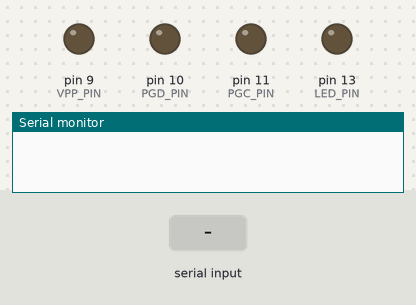
This sketch was run on a simulated Arduino Uno, built with avr-gcc and run on an emulated ATmega328P. Parts: output pins drawn as LEDs (lit = HIGH), the last lines printed to the serial monitor. The test bench sets the inputs (shaded band).

Above: at 1.2 s.
1.3 s: "E\n" received over Serial
At 2.2 s:
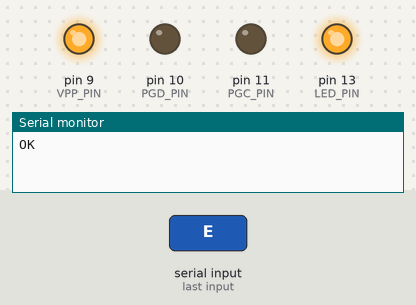
2.9 s: "I\n" received over Serial
At 3.9 s:
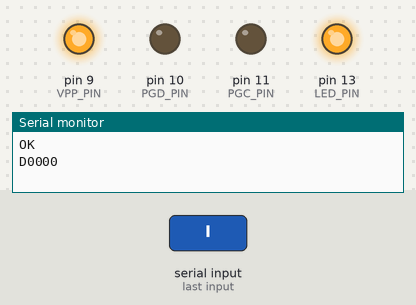
Timing chart, 0 to 5.9 s (numbered marks = the images above; inputs shaded):
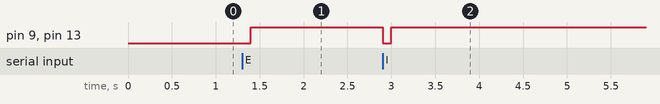

The sketch:

pic16f72_icsp.ino
```cpp
/*
 * PIC16F72 high-voltage ICSP programmer engine
 * Port of Tahmid Mahbub's proven prog72.py (RP2040) to Arduino Uno/Nano.
 *   https://github.com/SyedTahmidMahbub/q-dpico_picprog72
 * Algorithm per Microchip DS39588A (PIC16F72 Flash Programming Specification).
 *
 * ---------------------------------------------------------------------------
 * WIRING (PIC16F72 PDIP-28) — SOIC pins in brackets
 *
 *   VPP switch (Q1 NPN pre-driver + Q2 PNP high-side):
 *     D9 --1k-- Q1 base (NPN: BC547/2N2222)  10k from Q1 base to GND
 *     Q1 emitter -- GND                      Q1 collector --4.7k-- Q2 base
 *     Q2 (PNP: BC557/2N3906) emitter -- boost +13V
 *     10k between Q2 base and emitter
 *     Q2 collector --100R-- PIC pin 1 (MCLR/VPP)
 *     10k from PIC pin 1 to GND (MCLR pulldown when VPP is off)
 *       D9 HIGH = VPP on  (~13V on MCLR)
 *       D9 LOW  = VPP off (MCLR at GND, device held in reset)
 *     A single PNP cannot be switched directly from D9: with its emitter
 *     at 13V, a 0/5V pin can never pull the base up high enough to turn
 *     it off. Q1 does the level shifting. (The original prog72.py hardware
 *     used a PC817 optocoupler for the same reason. PC817 works here too,
 *     same polarity: D9--330R--LED side, collector to +13V, emitter to
 *     MCLR, 10k MCLR to GND.)
 *
 *   Arduino D10 -- PIC pin 28 RB7/PGD  [SOIC 25]
 *   Arduino D11 -- PIC pin 27 RB6/PGC  [SOIC 24]
 *   Arduino 5V  -- PIC pin 20 VDD      MUST measure 4.75-5.25V at the pin
 *   Arduino GND -- PIC pin 8 + pin 19 (VSS), and boost converter GND
 *
 *   Boost converter: input from Arduino 5V, output set to 13.2V
 *   (the prog72.py target; spec window at MCLR is 12.75-13.25V — the
 *   100R and 10k eat ~0.3V). Set and verify with a meter BEFORE
 *   connecting MCLR. If VDD at pin 20 sags below 4.75V on USB power,
 *   power the Arduino from VIN (7-9V) instead.
 *
 * ---------------------------------------------------------------------------
 * SERIAL PROTOCOL — 115200 baud, 8N1, ASCII commands terminated by '\n'
 *   ?        -> P72        handshake
 *   E        -> OK         enter programming mode (PC resets to 0x0000)
 *   X        -> OK         exit programming mode (VPP off)
 *   I        -> Dxxxx      read device-ID word at 0x2006 (4 hex digits)
 *   A        -> OK         chip erase (blocks ~30 ms)
 *   C        -> OK         load configuration (PC = 0x2000)
 *   N        -> OK         increment address
 *   Pxxxx    -> OK         program word xxxx at PC, then increment PC
 *   R        -> Dxxxx      read word at PC (no increment)
 *   Gxxxx    -> xxxx...    read xxxx consecutive words from PC (increments)
 *   anything else -> ER
 */

#define VPP_PIN    9
#define PGD_PIN    10
#define PGC_PIN    11
#define LED_PIN    13        // onboard LED lights while VPP is active

// DS39588A Table 2-2 command codes
#define CMD_LOAD_CONFIG 0x00
#define CMD_LOAD_DATA   0x02
#define CMD_READ_DATA   0x04
#define CMD_INC_ADDR    0x06
#define CMD_BEGIN_PROG  0x08
#define CMD_BULK_ERASE  0x09
#define CMD_END_PROG    0x0E

// DS39588A Table 5-1 (all minimums; digitalWrite is far slower, so easily met)
#define TPROG_MS   3         // tprog 1-3 ms (value proven in prog72.py)
#define TERASE_MS  30        // tera 30 ms, self-timed

#define VPP_ON  HIGH         // Q1 NPN pre-driver + Q2 PNP high-side switch
#define VPP_OFF LOW

void setup() {
  Serial.begin(115200);
  Serial.setTimeout(100);

  // Write output levels BEFORE switching to OUTPUT, so D9 comes up in
  // its idle state (LOW = VPP off) with no glitch. While D9 is Hi-Z at
  // boot, R2 (10k, Q1 base to GND) already holds VPP off.
  digitalWrite(VPP_PIN, VPP_OFF);
  digitalWrite(PGD_PIN, LOW);
  digitalWrite(PGC_PIN, LOW);
  digitalWrite(LED_PIN, LOW);
  pinMode(VPP_PIN, OUTPUT);
  pinMode(PGD_PIN, OUTPUT);
  pinMode(PGC_PIN, OUTPUT);
  pinMode(LED_PIN, OUTPUT);
}

// --- low-level ICSP bit-banging -------------------------------------------

void icspCommand(uint8_t cmd) {
  cmd &= 0x3F;
  for (uint8_t i = 0; i < 6; i++) {        // 6 bits, LSB first,
    digitalWrite(PGC_PIN, HIGH);           // latched on falling edge of PGC
    digitalWrite(PGD_PIN, (cmd >> i) & 1);
    delayMicroseconds(1);                  // tset1 >= 100 ns
    digitalWrite(PGC_PIN, LOW);
    delayMicroseconds(1);                  // thld1 >= 100 ns
  }
  delayMicroseconds(2);                    // tdly1 >= 1 us
}

void icspWriteData(uint16_t data) {
  uint16_t x = (data & 0x3FFF) << 1;       // start bit 0, 14 data bits, stop bit 0
  pinMode(PGD_PIN, OUTPUT);
  for (uint8_t i = 0; i < 16; i++) {       // LSB first
    digitalWrite(PGC_PIN, HIGH);
    digitalWrite(PGD_PIN, x & 1);
    delayMicroseconds(1);
    digitalWrite(PGC_PIN, LOW);
    delayMicroseconds(1);
    x >>= 1;
  }
  delayMicroseconds(2);                    // tdly1 >= 1 us
}

uint16_t icspReadData() {
  uint16_t x = 0;
  pinMode(PGD_PIN, INPUT);                 // PIC drives RB7 during the read
  for (uint8_t i = 0; i < 16; i++) {
    digitalWrite(PGC_PIN, HIGH);
    delayMicroseconds(1);                  // tdly3 <= 200 ns until data valid
    digitalWrite(PGC_PIN, LOW);
    uint8_t b = digitalRead(PGD_PIN);
    delayMicroseconds(1);
    x = (x >> 1) | ((uint16_t)b << 15);
  }
  pinMode(PGD_PIN, OUTPUT);
  digitalWrite(PGD_PIN, LOW);
  delayMicroseconds(2);
  return (x >> 1) & 0x3FFF;                // drop stop bit, mask out start bit
}

// --- mid-level operations ---------------------------------------------------

void vppOn()  { digitalWrite(VPP_PIN, VPP_ON);  digitalWrite(LED_PIN, HIGH); }
void vppOff() { digitalWrite(VPP_PIN, VPP_OFF); digitalWrite(LED_PIN, LOW); }

void enterProgMode() {
  // RB6/RB7 must be held low while MCLR rises from VIL to VPP (DS39588A 2.3)
  digitalWrite(PGD_PIN, LOW);
  digitalWrite(PGC_PIN, LOW);
  vppOff();
  delay(100);                  // MCLR discharges to VIL through 10k pulldown
  vppOn();
  delay(10);                   // settle in programming mode; PC = 0x0000
}

void exitProgMode() {
  vppOff();                    // MCLR below VIL: device leaves programming mode
  digitalWrite(PGD_PIN, LOW);
  digitalWrite(PGC_PIN, LOW);
  delay(10);
}

void loadConfig() {            // PC = 0x2000; the data word is discarded
  icspCommand(CMD_LOAD_CONFIG);
  icspWriteData(0);
}

void programWord(uint16_t data) {
  icspCommand(CMD_LOAD_DATA);
  icspWriteData(data);
  icspCommand(CMD_BEGIN_PROG);
  delay(TPROG_MS);
  icspCommand(CMD_END_PROG);
  icspCommand(CMD_INC_ADDR);
}

void chipErase() {
  icspCommand(CMD_BULK_ERASE);
  delay(TERASE_MS);            // self-timed
}

uint16_t readWord() {
  icspCommand(CMD_READ_DATA);
  return icspReadData();
}

uint16_t readDeviceId() {      // mirrors prog72 find_target()
  enterProgMode();
  loadConfig();                // PC = 0x2000
  for (uint8_t i = 0; i < 6; i++) {   // -> 0x2006
    icspCommand(CMD_INC_ADDR);
  }
  return readWord();
}

// --- serial command interpreter ----------------------------------------------

void printHex4(uint16_t v) {
  if (v < 0x1000) Serial.print('0');
  if (v < 0x0100) Serial.print('0');
  if (v < 0x0010) Serial.print('0');
  Serial.print(v, HEX);
}

bool isHexWord(const char *s) {   // exactly 4 hex digits
  if (s[4] != '\0') return false;
  for (uint8_t i = 0; i < 4; i++) {
    char c = s[i];
    bool ok = (c >= '0' && c <= '9') || (c >= 'A' && c <= 'F') || (c >= 'a' && c <= 'f');
    if (!ok) return false;
  }
  return true;
}

void loop() {
  static char buf[8];
  if (!Serial.available()) return;
  memset(buf, 0, sizeof(buf));            // no stale bytes from previous commands
  size_t n = Serial.readBytesUntil('\n', buf, sizeof(buf) - 1);
  while (n > 0 && (buf[n - 1] == '\r' || buf[n - 1] == ' ')) n--;
  buf[n] = '\0';
  if (n == 0) return;

  switch (buf[0]) {
    case '?':
      Serial.println(F("P72"));
      break;

    case 'E':
      enterProgMode();
      Serial.println(F("OK"));
      break;

    case 'X':
      exitProgMode();
      Serial.println(F("OK"));
      break;

    case 'I': {
      uint16_t id = readDeviceId();
      Serial.print('D');
      printHex4(id);
      Serial.println();
      break;
    }

    case 'A':
      chipErase();
      Serial.println(F("OK"));
      break;

    case 'C':
      loadConfig();
      Serial.println(F("OK"));
      break;

    case 'N':
      icspCommand(CMD_INC_ADDR);
      Serial.println(F("OK"));
      break;

    case 'R': {
      uint16_t w = readWord();
      Serial.print('D');
      printHex4(w);
      Serial.println();
      break;
    }

    case 'P': {
      if (!isHexWord(buf + 1)) { Serial.println(F("ER")); break; }
      programWord((uint16_t)strtoul(buf + 1, NULL, 16));
      Serial.println(F("OK"));
      break;
    }

    case 'G': {
      if (!isHexWord(buf + 1)) { Serial.println(F("ER")); break; }
      uint16_t cnt = (uint16_t)strtoul(buf + 1, NULL, 16);
      if (cnt == 0 || cnt > 0x0800) { Serial.println(F("ER")); break; }
      for (uint16_t i = 0; i < cnt; i++) {
        printHex4(readWord());
        icspCommand(CMD_INC_ADDR);
      }
      Serial.println();
      break;
    }

    default:
      Serial.println(F("ER"));
  }
}
```

Measured:
- after the input at 1.3 s, pin 9 (VPP_PIN), pin 13 (LED_PIN): LOW → HIGH after 0.10 s
- after the input at 2.9 s, pin 9 (VPP_PIN), pin 13 (LED_PIN): HIGH → LOW at once, → HIGH 0.10 s later
